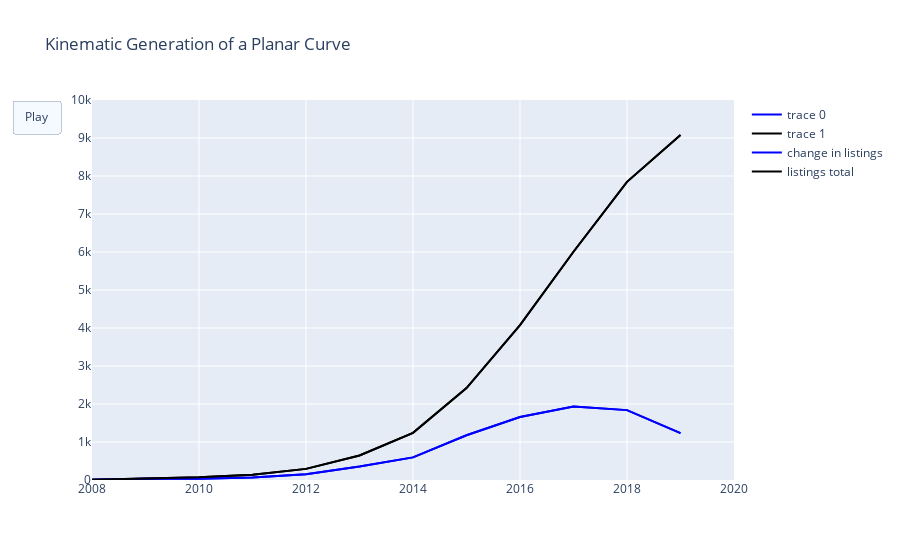

The notebook cell this image was saved under:
### Code cell
# Create figure
fig = go.Figure(
    data=[go.Scatter(x=df['year'], y=df['list_count'],
                     mode="lines",
                     line=dict(width=2, color="blue")),    
          
          go.Scatter(x=df['year'], y=df['list_total'],
                     mode="lines",
                     line=dict(width=2, color="black")),
          
          go.Scatter(x=df['year'], y=df['list_count'],
                     mode="lines", name = "change in listings",
                     line=dict(width=2, color="blue")),
          
          go.Scatter(x=df['year'], y=df['list_total'],
                     mode="lines", name= "listings total",
                     line=dict(width=2, color="black"))
          ],
    layout=go.Layout(
        xaxis=dict(range=[2008,2020], autorange=False, zeroline=False),
        yaxis=dict(range=[0,10000], autorange=False, zeroline=False),
        title_text="Kinematic Generation of a Planar Curve", hovermode="closest",
        updatemenus=[dict(type="buttons",
                          buttons=[dict(label="Play",
                                        method="animate",
                                        args=[None])])]),
    


    frames=[go.Frame(
        data=[go.Scatter(
            x=[df['year'][k]],
            y=[df['list_count'][k]],
            mode="markers",
            name = "listings",
            marker=dict(color="red", size=10)),
              
            go.Scatter(
            x=[df['year'][k]],
            y=[df['list_total'][k]],
            mode="markers",
                name = "hosts",
            marker=dict(color="red", size=10))])

        for k in range(12)])

fig.show()

### Figure 1 — Plotly figure (JSON) as saved in the notebook; plotly's stock layout.template omitted (floating-point values rounded to 4 significant figures)
{"data": [{"line": {"color": "blue", "width": 2}, "mode": "lines", "type": "scatter", "x": ["2008", "2009", "2010", "2011", "2012", "2013", "2014", "2015", "2016", "2017", "2018", "2019"], "y": [4, 30, 36, 69, 154, 353, 595, 1178, 1657, 1931, 1839, 1235]}, {"line": {"color": "black", "width": 2}, "mode": "lines", "type": "scatter", "x": ["2008", "2009", "2010", "2011", "2012", "2013", "2014", "2015", "2016", "2017", "2018", "2019"], "y": [4, 34, 70, 139, 293, 646, 1241, 2419, 4076, 6007, 7846, 9081]}, {"line": {"color": "blue", "width": 2}, "mode": "lines", "name": "change in listings", "type": "scatter", "x": ["2008", "2009", "2010", "2011", "2012", "2013", "2014", "2015", "2016", "2017", "2018", "2019"], "y": [4, 30, 36, 69, 154, 353, 595, 1178, 1657, 1931, 1839, 1235]}, {"line": {"color": "black", "width": 2}, "mode": "lines", "name": "listings total", "type": "scatter", "x": ["2008", "2009", "2010", "2011", "2012", "2013", "2014", "2015", "2016", "2017", "2018", "2019"], "y": [4, 34, 70, 139, 293, 646, 1241, 2419, 4076, 6007, 7846, 9081]}], "layout": {"hovermode": "closest", "title": {"text": "Kinematic Generation of a Planar Curve"}, "updatemenus": [{"buttons": [{"args": [null], "label": "Play", "method": "animate"}], "type": "buttons"}], "xaxis": {"autorange": false, "range": [2008, 2020], "zeroline": false}, "yaxis": {"autorange": false, "range": [0, 10000], "zeroline": false}}}
